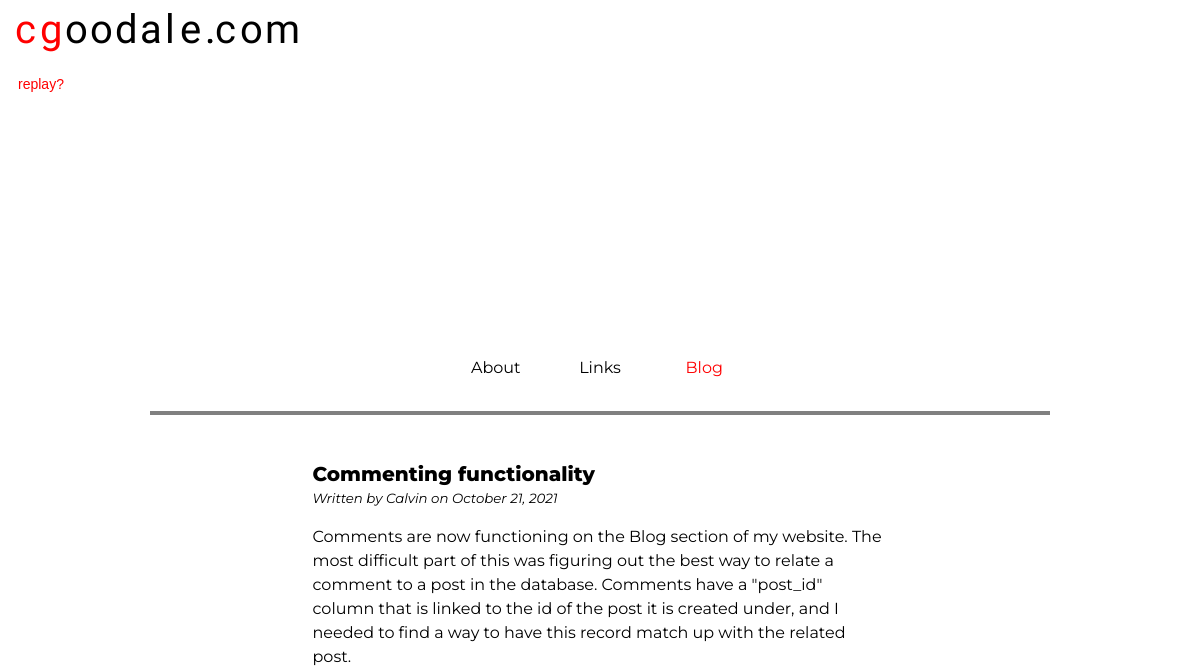
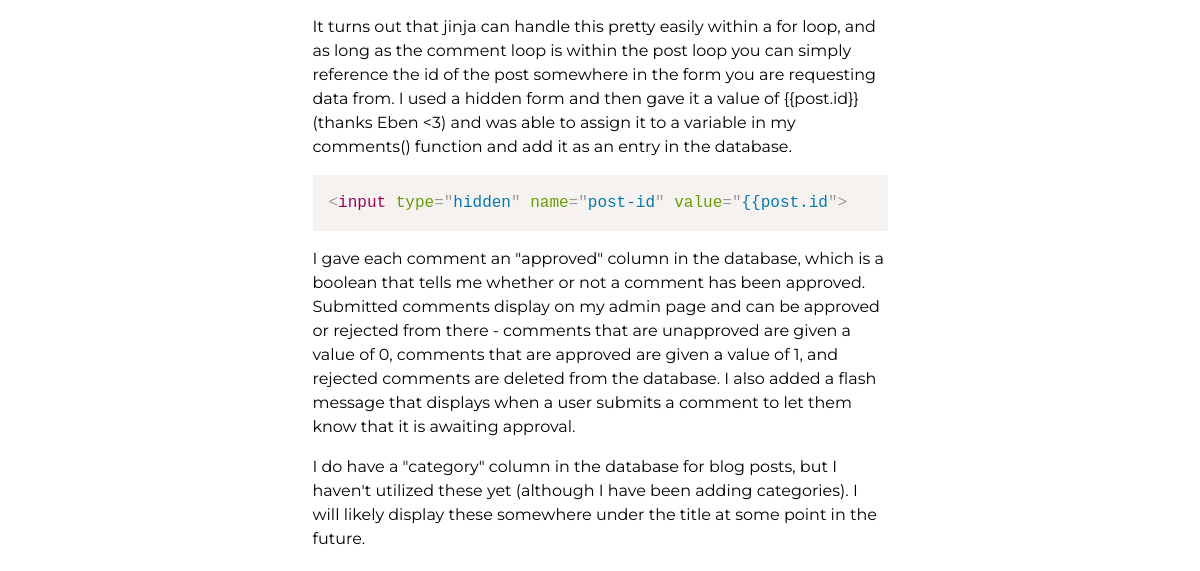
/blog (upper part), run on an earlier commit of the app's database (2 pictures, top to bottom).
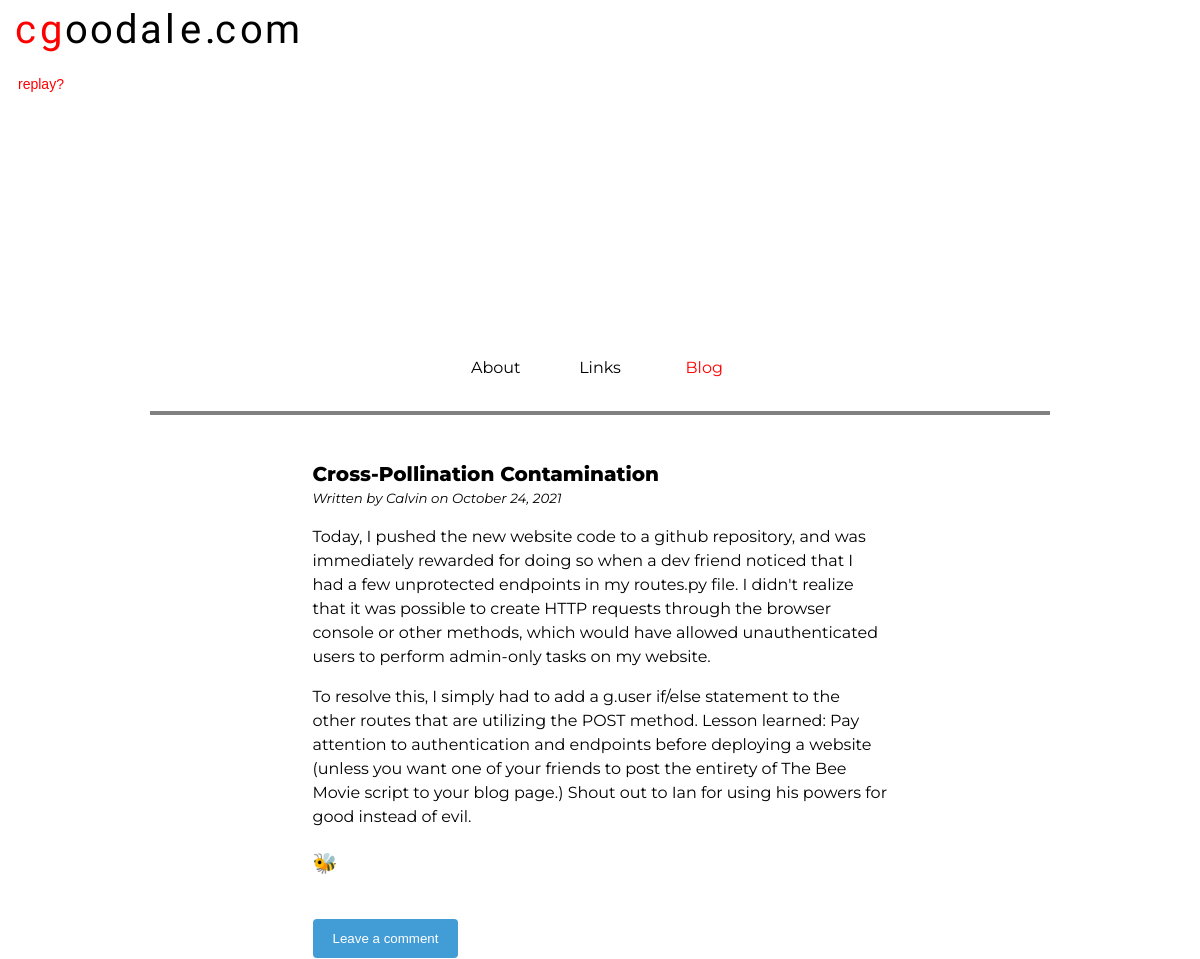
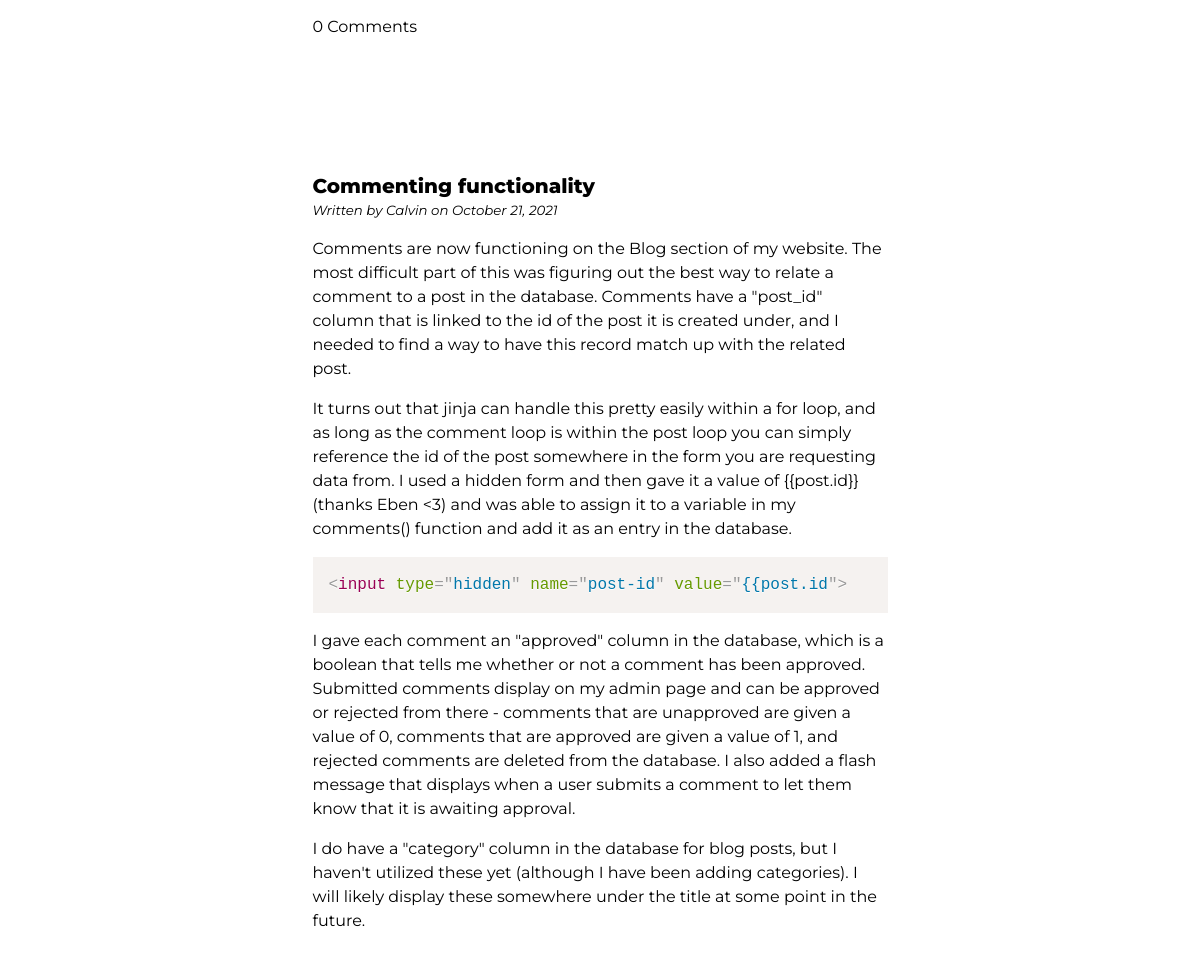
And on a later commit of the database (2 pictures, top to bottom).
### calblog/models.py (models this page shows, shortened)
class Post(db.Model):
    id = db.Column(db.Integer, primary_key=True)
    title = db.Column(db.String(100), nullable=False, unique=True)
    content = db.Column(db.Text, nullable=False)
    posted_on = db.Column(db.DateTime, nullable=False, default=datetime.utcnow())
    category = db.Column(db.String(100), nullable=False)
    comment_count = db.Column(db.Integer, nullable=False, default=0)

### calblog/routes.py (the view)
@app.route('/blog', methods=['GET'])
def blog():
        page = request.args.get('page', 1, type=int)
        posts = Post.query.order_by(desc(Post.posted_on)).paginate(page, 5, False)
        comments = Comment.query.all()
        next_url = url_for('blog', page=posts.next_num) if posts.has_next else None
        prev_url = url_for('blog', page=posts.prev_num) if posts.has_prev else None
        return render_template('blog.html', posts=posts.items, comments=comments, next_url=next_url, prev_url=prev_url)  # render a template

### calblog/routes.py (called while the page is built)
@app.before_request
def before_request():
    print(session)
    g.user = None
    if 'user_id' in session:
        user = [x for x in get_users() if x.id == session['user_id']][0]
        g.user = user

### calblog/templates/blog.html (shortened to what this page needs)
{% extends 'base.html' %}
{% block body %}
<body>
    <section class="top">
        <div class="container">
	        {% include 'header.html' %}
	        <div class="navbar">
		        <ul>
        		  <li><a href="/">About</a></li>
        		  <li><a href="/links">Links</a></li>
        		  <li><a class="active" href="/blog">Blog</a></li>
	        	</ul>
        	</div>
	</section>
	<section class="middle">
	    <div class="container">
	        <article class="posts">
                <br>
                {% for post in posts %}
                <h1 class="post-title">{{post.title}}</h1>
                <p class="post-author"><i>Written by Calvin on {{post.posted_on.strftime('%B %d, %Y')}}</i></p>
                <p class="post-content">{{post.content|safe}}</p>
                <br>
                <button class="open-button" name="{{post.id}}" id="but{{post.id}}" onclick="toggleText(name)">Leave a comment</button>
                {% if post.comment_count == 0 %}
                    <p>{{post.comment_count}} Comments</p>
                {% elif post.comment_count == 1 %}
                    <p>{{post.comment_count}} Comment:</p>
                {% else %}
                    <p>{{post.comment_count}} Comments:</p>
                {% endif %}
                <br>
                <br>
                <br>
                <br>
                {% endfor %}
                <br>
            </article>
		</div>
	</section>
</body>
{% endblock %}

### calblog/templates/base.html (shortened to what this page needs)
<!DOCTYPE html>
<html>
<head>
    <link rel="stylesheet" href="{{ url_for('static', filename='css/main.css') }}">
    <link rel="stylesheet" type="text/css" href="{{ url_for('static', filename='css/prism.css') }}">
</head>
<body>
    {% block body %}{% endblock %}
</body>
</html>

### calblog/templates/header.html (shortened to what this page needs)
<header>
    <a href class="logourl animated" url="http://cgoodale.com"></a>
        <div class="letterbox">
            <span class="letter letter-c animated">c</span>
            <span class="letter letter-g animated">g</span>
            <span class="letter letter-o animated">o</span>
            <span class="letter letter-oo animated">o</span>
            <span class="letter letter-d animated">d</span>
            <span class="letter letter-a animated">a</span>
            <span class="letter letter-a2 animated">a</span>
            <span class="letter letter-l animated">l</span>
            <span class="letter letter-e animated">e</span>
            <span class="letter dot1 animated">.</span>
            <span class="letter dot2 animated">.</span>
            <span class="letter letter-c2 animated">c</span>
            <span class="letter letter-o3 animated">o</span>
            <span class="letter letter-m animated">m</span>
        </div>
        <button class="animatebtn">
            replay?
        </button>
    </div>

### calblog/static/css/main.css (style rules this page uses)
html { width: 100vw; overflow-x: hidden; }
:root { font-size: 16px; list-style-type: none; }
h1 { font-weight: 800; }
h3 { font-weight: 500; }
body { font-family: "Montserrat", Arial, sans-serif; font-weight: 400; line-height: 1.5; margin: 0; }
section a { text-decoration: underline; color: red; }
header { height: auto; width: auto; }
.navbar { position: relative; width: 75%; text-align: center; border-bottom: 4px solid gray; margin: 0 auto; }
.navbar ul { list-style-type: none; overflow: hidden; padding: 15px; }
.navbar li { width: 100px; display: inline-block; }
.navbar li a { padding: 14px 19px; text-align: center; text-decoration: none; color: black; }
.navbar li a.active { color: red; }
.container { margin-right: auto; margin-left: auto; padding-left: 15px; padding-right: 15px; }
.middle { text-align: left; }
.middle .posts { margin: 0 auto; max-width: 575px; }
.post-title { margin-bottom: 0; font-size: 20px; }
.post-author { margin-top: 0; font-size: smaller; }
.letterbox { position: relative; background: transparent; height: 325px; width: auto; margin: 0 auto; padding: 0; overflow: hidden; font-family: "Advent Pro"; font-size: 40px; font-weight: 400; -webkit-font-smoothing: antialiased; }
.letter-c { z-index: 3; position: absolute; }
.letter-c.animated { animation: c 6s ease-in-out 0s 2 alternate forwards }
.letter-g { z-index: 3; position: absolute; margin: 0px 25px; }
.letter-g.animated { animation: g 6s ease-in-out 0s 2 alternate forwards; }
.letter-o { position: absolute; margin: 0px 50px; }
.letter-o.animated { animation: o 6s ease-in-out 0s 2 alternate forwards; }
.letter-oo { position: absolute; margin: 0px 75px; }
.letter-oo.animated { animation: o2 6s ease-in-out 0s 2 alternate forwards; }
.letter-d { z-index: 2; position: absolute; margin: 0px 100px; }
.letter-d:before { content: ""; position: absolute; z-index: -1; background: white; height: 18px; width: 12px; right: 2px; left: 5px; top: 26px; border-radius: 50% 0px 0px 50%; }
.letter-d.animated { animation: d 6s ease-in-out 0s 2 alternate forwards; }
.letter-a { position: absolute; margin: 0px 125px; }
.letter-a.animated { animation: a 6s ease-in-out 0s 2 alternate forwards; }
.letter-a2 { position: absolute; margin: 0px 125px; }
.letter-a2.animated { animation: a2 6s ease-in-out 0s 2 alternate forwards; }
.letter-l { position: absolute; margin: 0px 150px; }
.letter-l.animated { animation: l 6s ease-in-out 0s 2 alternate forwards; }
.letter-e { position: absolute; margin: 0px 165px; }
.letter-e.animated { animation: e 6s ease-in-out 0s 2 alternate forwards; }
.letter-e:before { content: ""; position: absolute; z-index: -1; background: transparent; height: 10px; width: 12px; right: 4px; left: 3px; top: 25px; border-radius: 50% 50% 0px 0px; }
.letter-e.animated:before { animation: eb 6s ease-in-out 0s 2 alternate forwards; }
.dot1 { position: absolute; margin: 0px 190px; }
.dot1.animated { animation: dot1 6s ease-in-out 0s 2 alternate forwards; }
.dot2 { position: absolute; margin: 0px 190px; }
.dot2.animated { animation: dot2 6s ease-in-out 0s 2 alternate forwards; }
.letter-c2 { position: absolute; margin: 0px 200px; }
.letter-c2.animated { animation: c2 6s ease-in-out 0s 2 alternate forwards; }
.letter-o3 { position: absolute; margin: 0px 225px; }
.letter-o3.animated { animation: o3 6s ease-in-out 0s 2 alternate forwards; }
.letter-m { position: absolute; margin: 0px 250px; }
.letter-m.animated { animation: m 6s ease-in-out 0s 2 alternate forwards; }
.open-button, input[type=submit] { background-color: #429cd6; color: white; padding: 12px 20px; border: none; border-radius: 4px; cursor: pointer; }
.animatebtn { position: absolute; left: 12px; top: 75px; border: none; background: none; color: transparent; text-align: center; text-decoration: none; display: inline-block; font-size: 14px; cursor: pointer; outline: none; animation: btn 12s ease-in-out 0s 1 normal forwards; }
.logourl { z-index: 4; position: absolute; width: 315px; height: 60px; background: transparent; }
.logourl.animated { animation: url 6s ease-in-out 0s 2 alternate forwards; }

What changed in the data, as far as the page shows it:
added Post: title "Cross-Pollination Contamination", posted_on "October 24, 2021", content "Today, I pushed the new website code to a github repository, and was immediately rewarded for doing so when a dev friend noticed that I had a few unprotected endpoints in my routes.py file. I didn't realize that it was possible to create HTTP requests through the browser console or other methods, which would have allowed unauthenticated users to perform admin-only tasks on my website. To resolve this, I simply had to add a g.user if/else statement to the other routes that are utilizing the POST method. Lesson learned: Pay attention to authentication and endpoints before deploying a website (unless you want one of your friends to post the entirety of The Bee Movie script to your blog page.)…", comment_count "0"
